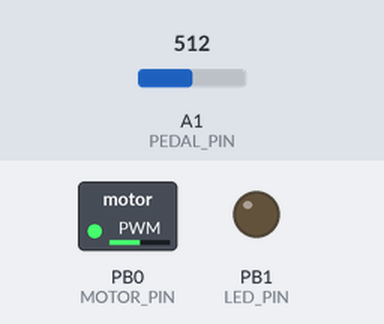
A sketch run on a simulated ATtiny85, built with avr-gcc and run on an emulated ATtiny85. Shown: switched loads named in the sketch (green lamp = pin HIGH), output pins drawn as LEDs (lit = HIGH). The test bench sets the inputs (shaded band); at power-on: A1 (PEDAL_PIN) = 512.

Above: at 1.2 s.
1.3 s: A1 (PEDAL_PIN) set to 716
At 2.5 s:
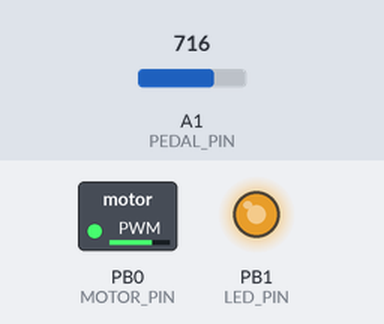
2.8 s: A1 (PEDAL_PIN) set to 900
At 3.7 s:
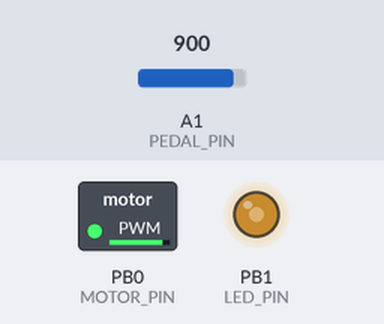
4.3 s: A1 (PEDAL_PIN) set to 1023
At 4.8 s:
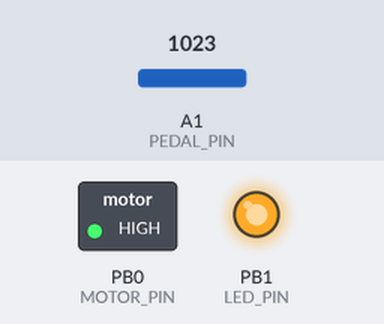
5.8 s: A1 (PEDAL_PIN) set to 511
At 7.0 s:
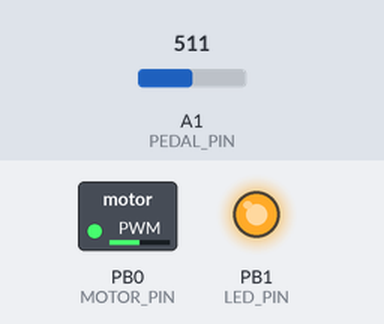
7.3 s: A1 (PEDAL_PIN) set to 306
At 8.3 s:
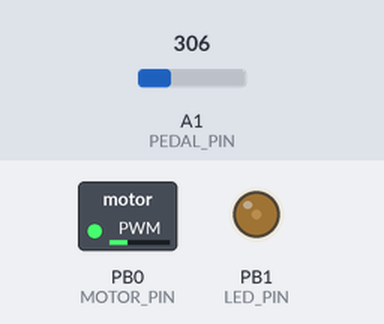
Timing chart, 0 to 9.8 s (numbered marks = the images above; inputs shaded):
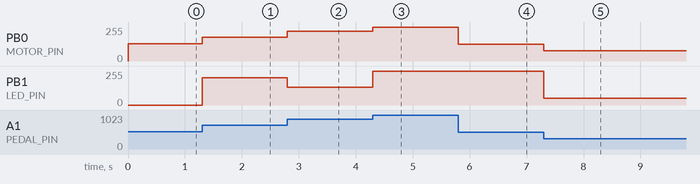

The sketch:

digispark_pwm_pedal.ino
```cpp
int LED_PIN = 1;
int MOTOR_PIN = 0;
int PEDAL_PIN = A1;

void setup(){

  pinMode (LED_PIN, OUTPUT);
  pinMode (MOTOR_PIN, OUTPUT);
  pinMode (PEDAL_PIN, INPUT);

  }

 void loop(){

  int pedal_value = analogRead(PEDAL_PIN);

  delay (1);

  analogWrite(LED_PIN, pedal_value);
  analogWrite(MOTOR_PIN, pedal_value/4);

  }
```

Measured:
- after the input at 1.3 s, PB0 (MOTOR_PIN): 128/255 → 179/255 at once; PB1 (LED_PIN): 0/255 → 204/255 at once
- after the input at 2.8 s, PB0 (MOTOR_PIN): 179/255 → 225/255 at once; PB1 (LED_PIN): 204/255 → 132/255 at once
- after the input at 4.3 s, PB0 (MOTOR_PIN): 225/255 → 255/255 at once; PB1 (LED_PIN): 132/255 → 255/255 at once
- after the input at 5.8 s, PB0 (MOTOR_PIN): 255/255 → 127/255 at once
- after the input at 7.3 s, PB0 (MOTOR_PIN): 127/255 → 76/255 at once; PB1 (LED_PIN): 255/255 → 50/255 at once
